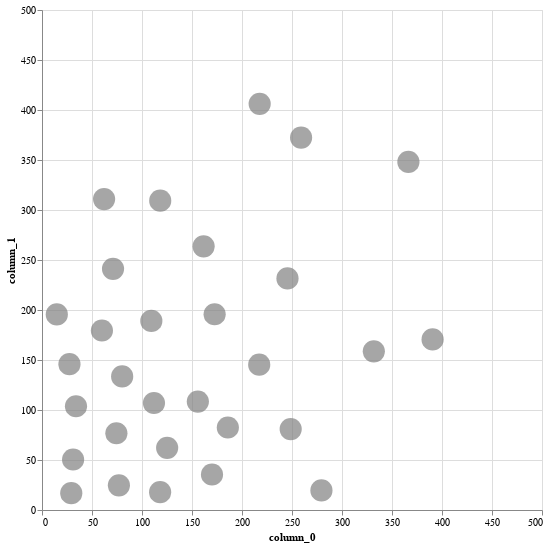

This figure's notebook cell:
### Code cell


### Figure 1 — Vega-Lite specification as saved in the notebook (floating-point values rounded to 4 significant figures)
{"config": {"view": {"continuousWidth": 300, "continuousHeight": 300}}, "data": {"name": "data-4944be15ae60a2dbb51f790e0e4ae63a"}, "mark": {"type": "point", "color": "gray", "filled": true, "size": 490.9}, "encoding": {"x": {"field": "column_0", "scale": {"domain": [0, 500]}, "type": "quantitative"}, "y": {"field": "column_1", "scale": {"domain": [0, 500]}, "type": "quantitative"}}, "height": 500, "width": 500, "$schema": "https://vega.github.io/schema/vega-lite/v6.1.0.json", "datasets": {"data-4944be15ae60a2dbb51f790e0e4ae63a": [{"column_0": 29.26, "column_1": 16.8}, {"column_0": 31.09, "column_1": 50.52}, {"column_0": 76.9, "column_1": 24.69}, {"column_0": 74.39, "column_1": 76.72}, {"column_0": 34.0, "column_1": 103.7}, {"column_0": 112.0, "column_1": 107.0}, {"column_0": 125.1, "column_1": 62.18}, {"column_0": 155.8, "column_1": 108.4}, {"column_0": 118.1, "column_1": 17.83}, {"column_0": 248.7, "column_1": 80.93}, {"column_0": 217.2, "column_1": 145.3}, {"column_0": 170.0, "column_1": 35.52}, {"column_0": 245.5, "column_1": 231.6}, {"column_0": 172.6, "column_1": 195.8}, {"column_0": 185.8, "column_1": 82.47}, {"column_0": 27.45, "column_1": 145.8}, {"column_0": 80.16, "column_1": 133.6}, {"column_0": 109.3, "column_1": 189.1}, {"column_0": 59.91, "column_1": 179.5}, {"column_0": 161.6, "column_1": 263.6}, {"column_0": 71.03, "column_1": 241.1}, {"column_0": 259.1, "column_1": 372.5}, {"column_0": 62.09, "column_1": 310.9}, {"column_0": 118.2, "column_1": 309.3}, {"column_0": 14.81, "column_1": 195.6}, {"column_0": 217.7, "column_1": 406.2}, {"column_0": 279.4, "column_1": 19.6}, {"column_0": 366.4, "column_1": 348.1}, {"column_0": 331.8, "column_1": 158.6}, {"column_0": 390.6, "column_1": 170.6}]}}
